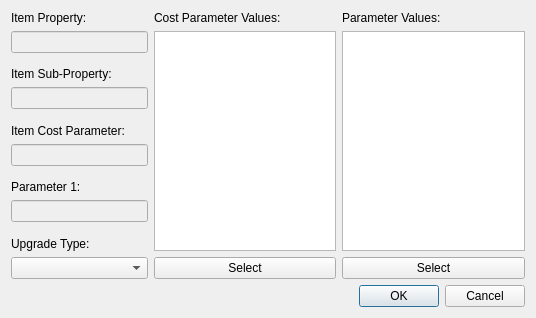
<?xml version="1.0" encoding="UTF-8"?>
<ui version="4.0">
 <class>Dialog</class>
 <widget class="QDialog" name="Dialog">
  <property name="geometry">
   <rect>
    <x>0</x>
    <y>0</y>
    <width>536</width>
    <height>318</height>
   </rect>
  </property>
  <property name="windowTitle">
   <string>Dialog</string>
  </property>
  <layout class="QVBoxLayout" name="verticalLayout_4">
   <item>
    <layout class="QHBoxLayout" name="horizontalLayout" stretch="3,4,4">
     <item>
      <layout class="QVBoxLayout" name="verticalLayout">
       <item>
        <widget class="QLabel" name="label">
         <property name="text">
          <string>Item Property:</string>
         </property>
        </widget>
       </item>
       <item>
        <widget class="QLineEdit" name="propertyEdit">
         <property name="enabled">
          <bool>false</bool>
         </property>
        </widget>
       </item>
       <item>
        <spacer name="verticalSpacer">
         <property name="orientation">
          <enum>Qt::Vertical</enum>
         </property>
         <property name="sizeHint" stdset="0">
          <size>
           <width>20</width>
           <height>40</height>
          </size>
         </property>
        </spacer>
       </item>
       <item>
        <widget class="QLabel" name="label_2">
         <property name="text">
          <string>Item Sub-Property:</string>
         </property>
        </widget>
       </item>
       <item>
        <widget class="QLineEdit" name="subpropertyEdit">
         <property name="enabled">
          <bool>false</bool>
         </property>
        </widget>
       </item>
       <item>
        <spacer name="verticalSpacer_2">
         <property name="orientation">
          <enum>Qt::Vertical</enum>
         </property>
         <property name="sizeHint" stdset="0">
          <size>
           <width>20</width>
           <height>40</height>
          </size>
         </property>
        </spacer>
       </item>
       <item>
        <widget class="QLabel" name="label_3">
         <property name="text">
          <string>Item Cost Parameter:</string>
         </property>
        </widget>
       </item>
       <item>
        <widget class="QLineEdit" name="costEdit">
         <property name="enabled">
          <bool>false</bool>
         </property>
        </widget>
       </item>
       <item>
        <spacer name="verticalSpacer_3">
         <property name="orientation">
          <enum>Qt::Vertical</enum>
         </property>
         <property name="sizeHint" stdset="0">
          <size>
           <width>20</width>
           <height>40</height>
          </size>
         </property>
        </spacer>
       </item>
       <item>
        <widget class="QLabel" name="label_4">
         <property name="text">
          <string>Parameter 1:</string>
         </property>
        </widget>
       </item>
       <item>
        <widget class="QLineEdit" name="parameterEdit">
         <property name="enabled">
          <bool>false</bool>
         </property>
        </widget>
       </item>
       <item>
        <spacer name="verticalSpacer_4">
         <property name="orientation">
          <enum>Qt::Vertical</enum>
         </property>
         <property name="sizeHint" stdset="0">
          <size>
           <width>20</width>
           <height>40</height>
          </size>
         </property>
        </spacer>
       </item>
       <item>
        <widget class="QLabel" name="label_7">
         <property name="text">
          <string>Upgrade Type:</string>
         </property>
        </widget>
       </item>
       <item>
        <widget class="ComboBox2DA" name="upgradeSelect"/>
       </item>
      </layout>
     </item>
     <item>
      <layout class="QVBoxLayout" name="verticalLayout_2">
       <item>
        <widget class="QLabel" name="label_5">
         <property name="text">
          <string>Cost Parameter Values:</string>
         </property>
        </widget>
       </item>
       <item>
        <widget class="QListWidget" name="costList"/>
       </item>
       <item>
        <widget class="QPushButton" name="costSelectButton">
         <property name="text">
          <string>Select</string>
         </property>
        </widget>
       </item>
      </layout>
     </item>
     <item>
      <layout class="QVBoxLayout" name="verticalLayout_3">
       <item>
        <widget class="QLabel" name="label_6">
         <property name="text">
          <string>Parameter Values:</string>
         </property>
        </widget>
       </item>
       <item>
        <widget class="QListWidget" name="parameterList"/>
       </item>
       <item>
        <widget class="QPushButton" name="parameterSelectButton">
         <property name="text">
          <string>Select</string>
         </property>
        </widget>
       </item>
      </layout>
     </item>
    </layout>
   </item>
   <item>
    <widget class="QDialogButtonBox" name="buttonBox">
     <property name="orientation">
      <enum>Qt::Horizontal</enum>
     </property>
     <property name="standardButtons">
      <set>QDialogButtonBox::Cancel|QDialogButtonBox::Ok</set>
     </property>
    </widget>
   </item>
  </layout>
 </widget>
 <customwidgets>
  <customwidget>
   <class>ComboBox2DA</class>
   <extends>QComboBox</extends>
   <header location="global">toolset.gui.widgets.edit.combobox_2da</header>
  </customwidget>
 </customwidgets>
 <resources/>
 <connections>
  <connection>
   <sender>buttonBox</sender>
   <signal>accepted()</signal>
   <receiver>Dialog</receiver>
   <slot>accept()</slot>
   <hints>
    <hint type="sourcelabel">
     <x>248</x>
     <y>254</y>
    </hint>
    <hint type="destinationlabel">
     <x>157</x>
     <y>274</y>
    </hint>
   </hints>
  </connection>
  <connection>
   <sender>buttonBox</sender>
   <signal>rejected()</signal>
   <receiver>Dialog</receiver>
   <slot>reject()</slot>
   <hints>
    <hint type="sourcelabel">
     <x>316</x>
     <y>260</y>
    </hint>
    <hint type="destinationlabel">
     <x>286</x>
     <y>274</y>
    </hint>
   </hints>
  </connection>
 </connections>
</ui>
